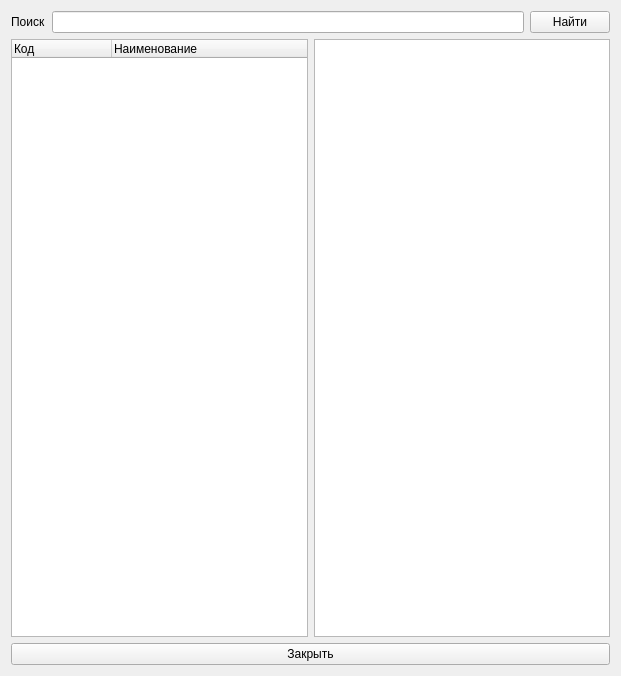
<?xml version="1.0" encoding="UTF-8"?>
<ui version="4.0">
 <class>Form</class>
 <widget class="QWidget" name="Form">
  <property name="geometry">
   <rect>
    <x>0</x>
    <y>0</y>
    <width>621</width>
    <height>676</height>
   </rect>
  </property>
  <property name="windowTitle">
   <string>Классификатор</string>
  </property>
  <layout class="QHBoxLayout" name="horizontalLayout_3">
   <item>
    <layout class="QVBoxLayout" name="verticalLayout">
     <item>
      <layout class="QHBoxLayout" name="horizontalLayout">
       <item>
        <widget class="QLabel" name="label">
         <property name="text">
          <string>Поиск</string>
         </property>
        </widget>
       </item>
       <item>
        <widget class="QLineEdit" name="lineEdit"/>
       </item>
       <item>
        <widget class="QPushButton" name="pushButton">
         <property name="text">
          <string>Найти</string>
         </property>
        </widget>
       </item>
      </layout>
     </item>
     <item>
      <layout class="QHBoxLayout" name="horizontalLayout_2">
       <item>
        <widget class="QTreeWidget" name="treeWidget">
         <property name="mouseTracking">
          <bool>false</bool>
         </property>
         <column>
          <property name="text">
           <string>Код</string>
          </property>
         </column>
         <column>
          <property name="text">
           <string>Наименование</string>
          </property>
         </column>
        </widget>
       </item>
       <item>
        <widget class="QTextBrowser" name="textBrowser"/>
       </item>
      </layout>
     </item>
     <item>
      <widget class="QPushButton" name="pushButton_2">
       <property name="text">
        <string>Закрыть</string>
       </property>
      </widget>
     </item>
    </layout>
   </item>
  </layout>
 </widget>
 <resources/>
 <connections/>
</ui>
